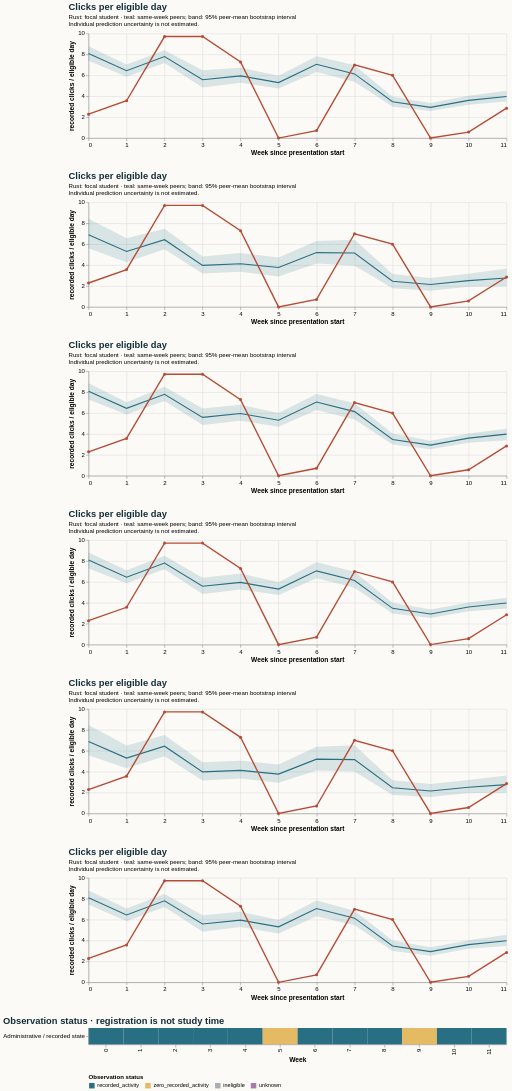

Write the Vega-Lite specification saved for this chart.
### Vega-Lite specification from a JSON file in a GitHub repository (floating-point values rounded to 4 significant figures)
{"$schema": "https://vega.github.io/schema/vega-lite/v5.20.1.json", "config": {"axis": {"labelFontSize": 11, "titleFontSize": 12}, "background": "#fbfaf7", "font": "sans-serif", "title": {"anchor": "start", "color": "#142e38", "fontSize": 17, "subtitleFontSize": 11}, "view": {"continuousHeight": 300, "continuousWidth": 300, "stroke": null}}, "datasets": {"data-0ff290b01b502d3b295c9d492772a56f": [{"end_day": 6, "focal_value": 2.286, "peer_ci_high": 8.786, "peer_ci_low": 7.403, "peer_mean": 8.09, "peer_observations": 1167, "peer_people": 1167, "reference": "course", "unit": "recorded clicks / eligible day", "week": 0}, {"end_day": 13, "focal_value": 3.571, "peer_ci_high": 7.049, "peer_ci_low": 5.858, "peer_mean": 6.449, "peer_observations": 1159, "peer_people": 1159, "reference": "course", "unit": "recorded clicks / eligible day", "week": 1}, {"end_day": 20, "focal_value": 9.714, "peer_ci_high": 8.393, "peer_ci_low": 7.177, "peer_mean": 7.8, "peer_observations": 1140, "peer_people": 1140, "reference": "course", "unit": "recorded clicks / eligible day", "week": 2}, {"end_day": 27, "focal_value": 9.714, "peer_ci_high": 6.478, "peer_ci_low": 4.83, "peer_mean": 5.586, "peer_observations": 1132, "peer_people": 1132, "reference": "course", "unit": "recorded clicks / eligible day", "week": 3}, {"end_day": 34, "focal_value": 7.286, "peer_ci_high": 6.722, "peer_ci_low": 5.292, "peer_mean": 5.952, "peer_observations": 1093, "peer_people": 1093, "reference": "course", "unit": "recorded clicks / eligible day", "week": 4}, {"end_day": 41, "focal_value": 0.0, "peer_ci_high": 5.959, "peer_ci_low": 4.741, "peer_mean": 5.31, "peer_observations": 1086, "peer_people": 1086, "reference": "course", "unit": "recorded clicks / eligible day", "week": 5}, {"end_day": 48, "focal_value": 0.7143, "peer_ci_high": 7.83, "peer_ci_low": 6.325, "peer_mean": 7.057, "peer_observations": 1075, "peer_people": 1075, "reference": "course", "unit": "recorded clicks / eligible day", "week": 6}, {"end_day": 55, "focal_value": 7.0, "peer_ci_high": 6.962, "peer_ci_low": 5.395, "peer_mean": 6.139, "peer_observations": 1059, "peer_people": 1059, "reference": "course", "unit": "recorded clicks / eligible day", "week": 7}, {"end_day": 62, "focal_value": 6.0, "peer_ci_high": 3.948, "peer_ci_low": 2.99, "peer_mean": 3.471, "peer_observations": 1049, "peer_people": 1049, "reference": "course", "unit": "recorded clicks / eligible day", "week": 8}, {"end_day": 69, "focal_value": 0.0, "peer_ci_high": 3.36, "peer_ci_low": 2.583, "peer_mean": 2.935, "peer_observations": 1032, "peer_people": 1032, "reference": "course", "unit": "recorded clicks / eligible day", "week": 9}, {"end_day": 76, "focal_value": 0.5714, "peer_ci_high": 4.055, "peer_ci_low": 3.177, "peer_mean": 3.602, "peer_observations": 1026, "peer_people": 1026, "reference": "course", "unit": "recorded clicks / eligible day", "week": 10}, {"end_day": 83, "focal_value": 2.857, "peer_ci_high": 4.536, "peer_ci_low": 3.494, "peer_mean": 3.979, "peer_observations": 1021, "peer_people": 1021, "reference": "course", "unit": "recorded clicks / eligible day", "week": 11}], "data-30dceae621a94b7dd534d373c995e54b": [{"end_day": 6, "focal_value": 2.286, "peer_ci_high": 8.845, "peer_ci_low": 7.306, "peer_mean": 8.09, "peer_observations": 1167, "peer_people": 1167, "reference": "early_stage", "unit": "recorded clicks / eligible day", "week": 0}, {"end_day": 13, "focal_value": 3.571, "peer_ci_high": 7.042, "peer_ci_low": 5.851, "peer_mean": 6.449, "peer_observations": 1159, "peer_people": 1159, "reference": "early_stage", "unit": "recorded clicks / eligible day", "week": 1}, {"end_day": 20, "focal_value": 9.714, "peer_ci_high": 8.521, "peer_ci_low": 7.148, "peer_mean": 7.8, "peer_observations": 1140, "peer_people": 1140, "reference": "early_stage", "unit": "recorded clicks / eligible day", "week": 2}, {"end_day": 27, "focal_value": 9.714, "peer_ci_high": 6.444, "peer_ci_low": 4.849, "peer_mean": 5.586, "peer_observations": 1132, "peer_people": 1132, "reference": "early_stage", "unit": "recorded clicks / eligible day", "week": 3}, {"end_day": 34, "focal_value": 7.286, "peer_ci_high": 6.797, "peer_ci_low": 5.254, "peer_mean": 5.952, "peer_observations": 1093, "peer_people": 1093, "reference": "early_stage", "unit": "recorded clicks / eligible day", "week": 4}, {"end_day": 41, "focal_value": 0.0, "peer_ci_high": 5.998, "peer_ci_low": 4.683, "peer_mean": 5.31, "peer_observations": 1086, "peer_people": 1086, "reference": "early_stage", "unit": "recorded clicks / eligible day", "week": 5}, {"end_day": 48, "focal_value": 0.7143, "peer_ci_high": 7.828, "peer_ci_low": 6.301, "peer_mean": 7.057, "peer_observations": 1075, "peer_people": 1075, "reference": "early_stage", "unit": "recorded clicks / eligible day", "week": 6}, {"end_day": 55, "focal_value": 7.0, "peer_ci_high": 6.934, "peer_ci_low": 5.388, "peer_mean": 6.139, "peer_observations": 1059, "peer_people": 1059, "reference": "early_stage", "unit": "recorded clicks / eligible day", "week": 7}, {"end_day": 62, "focal_value": 6.0, "peer_ci_high": 4.037, "peer_ci_low": 2.993, "peer_mean": 3.471, "peer_observations": 1049, "peer_people": 1049, "reference": "early_stage", "unit": "recorded clicks / eligible day", "week": 8}, {"end_day": 69, "focal_value": 0.0, "peer_ci_high": 3.345, "peer_ci_low": 2.531, "peer_mean": 2.935, "peer_observations": 1032, "peer_people": 1032, "reference": "early_stage", "unit": "recorded clicks / eligible day", "week": 9}, {"end_day": 76, "focal_value": 0.5714, "peer_ci_high": 4.052, "peer_ci_low": 3.158, "peer_mean": 3.602, "peer_observations": 1026, "peer_people": 1026, "reference": "early_stage", "unit": "recorded clicks / eligible day", "week": 10}, {"end_day": 83, "focal_value": 2.857, "peer_ci_high": 4.487, "peer_ci_low": 3.388, "peer_mean": 3.979, "peer_observations": 1021, "peer_people": 1021, "reference": "early_stage", "unit": "recorded clicks / eligible day", "week": 11}], "data-7531c1961b48da465ab9579e45e015e7": [{"end_day": 6, "focal_value": 2.286, "peer_ci_high": 8.808, "peer_ci_low": 7.276, "peer_mean": 8.09, "peer_observations": 1167, "peer_people": 1167, "reference": "course", "unit": "recorded clicks / eligible day", "week": 0}, {"end_day": 13, "focal_value": 3.571, "peer_ci_high": 7.108, "peer_ci_low": 5.871, "peer_mean": 6.449, "peer_observations": 1159, "peer_people": 1159, "reference": "course", "unit": "recorded clicks / eligible day", "week": 1}, {"end_day": 20, "focal_value": 9.714, "peer_ci_high": 8.499, "peer_ci_low": 7.22, "peer_mean": 7.8, "peer_observations": 1140, "peer_people": 1140, "reference": "course", "unit": "recorded clicks / eligible day", "week": 2}, {"end_day": 27, "focal_value": 9.714, "peer_ci_high": 6.4, "peer_ci_low": 4.835, "peer_mean": 5.586, "peer_observations": 1132, "peer_people": 1132, "reference": "course", "unit": "recorded clicks / eligible day", "week": 3}, {"end_day": 34, "focal_value": 7.286, "peer_ci_high": 6.813, "peer_ci_low": 5.265, "peer_mean": 5.952, "peer_observations": 1093, "peer_people": 1093, "reference": "course", "unit": "recorded clicks / eligible day", "week": 4}, {"end_day": 41, "focal_value": 0.0, "peer_ci_high": 5.971, "peer_ci_low": 4.741, "peer_mean": 5.31, "peer_observations": 1086, "peer_people": 1086, "reference": "course", "unit": "recorded clicks / eligible day", "week": 5}, {"end_day": 48, "focal_value": 0.7143, "peer_ci_high": 7.886, "peer_ci_low": 6.34, "peer_mean": 7.057, "peer_observations": 1075, "peer_people": 1075, "reference": "course", "unit": "recorded clicks / eligible day", "week": 6}, {"end_day": 55, "focal_value": 7.0, "peer_ci_high": 6.969, "peer_ci_low": 5.451, "peer_mean": 6.139, "peer_observations": 1059, "peer_people": 1059, "reference": "course", "unit": "recorded clicks / eligible day", "week": 7}, {"end_day": 62, "focal_value": 6.0, "peer_ci_high": 4.014, "peer_ci_low": 2.974, "peer_mean": 3.471, "peer_observations": 1049, "peer_people": 1049, "reference": "course", "unit": "recorded clicks / eligible day", "week": 8}, {"end_day": 69, "focal_value": 0.0, "peer_ci_high": 3.353, "peer_ci_low": 2.555, "peer_mean": 2.935, "peer_observations": 1032, "peer_people": 1032, "reference": "course", "unit": "recorded clicks / eligible day", "week": 9}, {"end_day": 76, "focal_value": 0.5714, "peer_ci_high": 4.033, "peer_ci_low": 3.191, "peer_mean": 3.602, "peer_observations": 1026, "peer_people": 1026, "reference": "course", "unit": "recorded clicks / eligible day", "week": 10}, {"end_day": 83, "focal_value": 2.857, "peer_ci_high": 4.495, "peer_ci_low": 3.444, "peer_mean": 3.979, "peer_observations": 1021, "peer_people": 1021, "reference": "course", "unit": "recorded clicks / eligible day", "week": 11}], "data-b75d4d00b45201fa4f4a6821a28b35b8": [{"end_day": 6, "focal_value": 2.286, "peer_ci_high": 8.439, "peer_ci_low": 5.62, "peer_mean": 6.896, "peer_observations": 234, "peer_people": 234, "reference": "same_prior_attempt", "unit": "recorded clicks / eligible day", "week": 0}, {"end_day": 13, "focal_value": 3.571, "peer_ci_high": 6.561, "peer_ci_low": 4.27, "peer_mean": 5.299, "peer_observations": 231, "peer_people": 231, "reference": "same_prior_attempt", "unit": "recorded clicks / eligible day", "week": 1}, {"end_day": 20, "focal_value": 9.714, "peer_ci_high": 7.47, "peer_ci_low": 5.513, "peer_mean": 6.433, "peer_observations": 224, "peer_people": 224, "reference": "same_prior_attempt", "unit": "recorded clicks / eligible day", "week": 2}, {"end_day": 27, "focal_value": 9.714, "peer_ci_high": 4.827, "peer_ci_low": 3.186, "peer_mean": 3.976, "peer_observations": 224, "peer_people": 224, "reference": "same_prior_attempt", "unit": "recorded clicks / eligible day", "week": 3}, {"end_day": 34, "focal_value": 7.286, "peer_ci_high": 5.157, "peer_ci_low": 3.358, "peer_mean": 4.123, "peer_observations": 218, "peer_people": 218, "reference": "same_prior_attempt", "unit": "recorded clicks / eligible day", "week": 4}, {"end_day": 41, "focal_value": 0.0, "peer_ci_high": 4.729, "peer_ci_low": 2.91, "peer_mean": 3.769, "peer_observations": 215, "peer_people": 215, "reference": "same_prior_attempt", "unit": "recorded clicks / eligible day", "week": 5}, {"end_day": 48, "focal_value": 0.7143, "peer_ci_high": 6.297, "peer_ci_low": 4.165, "peer_mean": 5.198, "peer_observations": 211, "peer_people": 211, "reference": "same_prior_attempt", "unit": "recorded clicks / eligible day", "week": 6}, {"end_day": 55, "focal_value": 7.0, "peer_ci_high": 6.425, "peer_ci_low": 3.949, "peer_mean": 5.153, "peer_observations": 206, "peer_people": 206, "reference": "same_prior_attempt", "unit": "recorded clicks / eligible day", "week": 7}, {"end_day": 62, "focal_value": 6.0, "peer_ci_high": 3.154, "peer_ci_low": 1.791, "peer_mean": 2.456, "peer_observations": 204, "peer_people": 204, "reference": "same_prior_attempt", "unit": "recorded clicks / eligible day", "week": 8}, {"end_day": 69, "focal_value": 0.0, "peer_ci_high": 2.765, "peer_ci_low": 1.546, "peer_mean": 2.147, "peer_observations": 201, "peer_people": 201, "reference": "same_prior_attempt", "unit": "recorded clicks / eligible day", "week": 9}, {"end_day": 76, "focal_value": 0.5714, "peer_ci_high": 3.181, "peer_ci_low": 1.926, "peer_mean": 2.512, "peer_observations": 199, "peer_people": 199, "reference": "same_prior_attempt", "unit": "recorded clicks / eligible day", "week": 10}, {"end_day": 83, "focal_value": 2.857, "peer_ci_high": 3.685, "peer_ci_low": 1.979, "peer_mean": 2.76, "peer_observations": 198, "peer_people": 198, "reference": "same_prior_attempt", "unit": "recorded clicks / eligible day", "week": 11}], "data-d2ed46b7e3e14131b96ea57fcd3b75c5": [{"end_day": 6, "focal_value": 2.286, "peer_ci_high": 8.796, "peer_ci_low": 7.451, "peer_mean": 8.09, "peer_observations": 1167, "peer_people": 1167, "reference": "early_stage", "unit": "recorded clicks / eligible day", "week": 0}, {"end_day": 13, "focal_value": 3.571, "peer_ci_high": 7.065, "peer_ci_low": 5.843, "peer_mean": 6.449, "peer_observations": 1159, "peer_people": 1159, "reference": "early_stage", "unit": "recorded clicks / eligible day", "week": 1}, {"end_day": 20, "focal_value": 9.714, "peer_ci_high": 8.439, "peer_ci_low": 7.212, "peer_mean": 7.8, "peer_observations": 1140, "peer_people": 1140, "reference": "early_stage", "unit": "recorded clicks / eligible day", "week": 2}, {"end_day": 27, "focal_value": 9.714, "peer_ci_high": 6.42, "peer_ci_low": 4.831, "peer_mean": 5.586, "peer_observations": 1132, "peer_people": 1132, "reference": "early_stage", "unit": "recorded clicks / eligible day", "week": 3}, {"end_day": 34, "focal_value": 7.286, "peer_ci_high": 6.748, "peer_ci_low": 5.293, "peer_mean": 5.952, "peer_observations": 1093, "peer_people": 1093, "reference": "early_stage", "unit": "recorded clicks / eligible day", "week": 4}, {"end_day": 41, "focal_value": 0.0, "peer_ci_high": 5.973, "peer_ci_low": 4.668, "peer_mean": 5.31, "peer_observations": 1086, "peer_people": 1086, "reference": "early_stage", "unit": "recorded clicks / eligible day", "week": 5}, {"end_day": 48, "focal_value": 0.7143, "peer_ci_high": 7.835, "peer_ci_low": 6.314, "peer_mean": 7.057, "peer_observations": 1075, "peer_people": 1075, "reference": "early_stage", "unit": "recorded clicks / eligible day", "week": 6}, {"end_day": 55, "focal_value": 7.0, "peer_ci_high": 6.845, "peer_ci_low": 5.462, "peer_mean": 6.139, "peer_observations": 1059, "peer_people": 1059, "reference": "early_stage", "unit": "recorded clicks / eligible day", "week": 7}, {"end_day": 62, "focal_value": 6.0, "peer_ci_high": 3.994, "peer_ci_low": 2.988, "peer_mean": 3.471, "peer_observations": 1049, "peer_people": 1049, "reference": "early_stage", "unit": "recorded clicks / eligible day", "week": 8}, {"end_day": 69, "focal_value": 0.0, "peer_ci_high": 3.356, "peer_ci_low": 2.538, "peer_mean": 2.935, "peer_observations": 1032, "peer_people": 1032, "reference": "early_stage", "unit": "recorded clicks / eligible day", "week": 9}, {"end_day": 76, "focal_value": 0.5714, "peer_ci_high": 4.033, "peer_ci_low": 3.204, "peer_mean": 3.602, "peer_observations": 1026, "peer_people": 1026, "reference": "early_stage", "unit": "recorded clicks / eligible day", "week": 10}, {"end_day": 83, "focal_value": 2.857, "peer_ci_high": 4.552, "peer_ci_low": 3.462, "peer_mean": 3.979, "peer_observations": 1021, "peer_people": 1021, "reference": "early_stage", "unit": "recorded clicks / eligible day", "week": 11}], "data-da0a8e455eddeae274cc1a36a0759692": [{"eligible_days": 7.0, "end_day": 6, "logging_completeness": "unknown", "observation_status": "recorded_activity", "row": "Administrative / recorded state", "score_status": "withheld_release_time_unknown", "start_day": 0, "value": 2.286, "week": 0}, {"eligible_days": 7.0, "end_day": 13, "logging_completeness": "unknown", "observation_status": "recorded_activity", "row": "Administrative / recorded state", "score_status": "withheld_release_time_unknown", "start_day": 7, "value": 3.571, "week": 1}, {"eligible_days": 7.0, "end_day": 20, "logging_completeness": "unknown", "observation_status": "recorded_activity", "row": "Administrative / recorded state", "score_status": "withheld_release_time_unknown", "start_day": 14, "value": 9.714, "week": 2}, {"eligible_days": 7.0, "end_day": 27, "logging_completeness": "unknown", "observation_status": "recorded_activity", "row": "Administrative / recorded state", "score_status": "withheld_release_time_unknown", "start_day": 21, "value": 9.714, "week": 3}, {"eligible_days": 7.0, "end_day": 34, "logging_completeness": "unknown", "observation_status": "recorded_activity", "row": "Administrative / recorded state", "score_status": "withheld_release_time_unknown", "start_day": 28, "value": 7.286, "week": 4}, {"eligible_days": 7.0, "end_day": 41, "logging_completeness": "unknown", "observation_status": "zero_recorded_activity", "row": "Administrative / recorded state", "score_status": "withheld_release_time_unknown", "start_day": 35, "value": 0.0, "week": 5}, {"eligible_days": 7.0, "end_day": 48, "logging_completeness": "unknown", "observation_status": "recorded_activity", "row": "Administrative / recorded state", "score_status": "withheld_release_time_unknown", "start_day": 42, "value": 0.7143, "week": 6}, {"eligible_days": 7.0, "end_day": 55, "logging_completeness": "unknown", "observation_status": "recorded_activity", "row": "Administrative / recorded state", "score_status": "withheld_release_time_unknown", "start_day": 49, "value": 7.0, "week": 7}, {"eligible_days": 7.0, "end_day": 62, "logging_completeness": "unknown", "observation_status": "recorded_activity", "row": "Administrative / recorded state", "score_status": "withheld_release_time_unknown", "start_day": 56, "value": 6.0, "week": 8}, {"eligible_days": 7.0, "end_day": 69, "logging_completeness": "unknown", "observation_status": "zero_recorded_activity", "row": "Administrative / recorded state", "score_status": "withheld_release_time_unknown", "start_day": 63, "value": 0.0, "week": 9}, {"eligible_days": 7.0, "end_day": 76, "logging_completeness": "unknown", "observation_status": "recorded_activity", "row": "Administrative / recorded state", "score_status": "withheld_release_time_unknown", "start_day": 70, "value": 0.5714, "week": 10}, {"eligible_days": 7.0, "end_day": 83, "logging_completeness": "unknown", "observation_status": "recorded_activity", "row": "Administrative / recorded state", "score_status": "withheld_release_time_unknown", "start_day": 77, "value": 2.857, "week": 11}], "data-fd925cce9e445556ce73ef663c959104": [{"end_day": 6, "focal_value": 2.286, "peer_ci_high": 8.461, "peer_ci_low": 5.567, "peer_mean": 6.896, "peer_observations": 234, "peer_people": 234, "reference": "same_prior_attempt", "unit": "recorded clicks / eligible day", "week": 0}, {"end_day": 13, "focal_value": 3.571, "peer_ci_high": 6.499, "peer_ci_low": 4.314, "peer_mean": 5.299, "peer_observations": 231, "peer_people": 231, "reference": "same_prior_attempt", "unit": "recorded clicks / eligible day", "week": 1}, {"end_day": 20, "focal_value": 9.714, "peer_ci_high": 7.501, "peer_ci_low": 5.473, "peer_mean": 6.433, "peer_observations": 224, "peer_people": 224, "reference": "same_prior_attempt", "unit": "recorded clicks / eligible day", "week": 2}, {"end_day": 27, "focal_value": 9.714, "peer_ci_high": 4.898, "peer_ci_low": 3.16, "peer_mean": 3.976, "peer_observations": 224, "peer_people": 224, "reference": "same_prior_attempt", "unit": "recorded clicks / eligible day", "week": 3}, {"end_day": 34, "focal_value": 7.286, "peer_ci_high": 5.042, "peer_ci_low": 3.341, "peer_mean": 4.123, "peer_observations": 218, "peer_people": 218, "reference": "same_prior_attempt", "unit": "recorded clicks / eligible day", "week": 4}, {"end_day": 41, "focal_value": 0.0, "peer_ci_high": 4.678, "peer_ci_low": 2.945, "peer_mean": 3.769, "peer_observations": 215, "peer_people": 215, "reference": "same_prior_attempt", "unit": "recorded clicks / eligible day", "week": 5}, {"end_day": 48, "focal_value": 0.7143, "peer_ci_high": 6.393, "peer_ci_low": 4.109, "peer_mean": 5.198, "peer_observations": 211, "peer_people": 211, "reference": "same_prior_attempt", "unit": "recorded clicks / eligible day", "week": 6}, {"end_day": 55, "focal_value": 7.0, "peer_ci_high": 6.529, "peer_ci_low": 4.026, "peer_mean": 5.153, "peer_observations": 206, "peer_people": 206, "reference": "same_prior_attempt", "unit": "recorded clicks / eligible day", "week": 7}, {"end_day": 62, "focal_value": 6.0, "peer_ci_high": 3.179, "peer_ci_low": 1.772, "peer_mean": 2.456, "peer_observations": 204, "peer_people": 204, "reference": "same_prior_attempt", "unit": "recorded clicks / eligible day", "week": 8}, {"end_day": 69, "focal_value": 0.0, "peer_ci_high": 2.818, "peer_ci_low": 1.57, "peer_mean": 2.147, "peer_observations": 201, "peer_people": 201, "reference": "same_prior_attempt", "unit": "recorded clicks / eligible day", "week": 9}, {"end_day": 76, "focal_value": 0.5714, "peer_ci_high": 3.198, "peer_ci_low": 1.96, "peer_mean": 2.512, "peer_observations": 199, "peer_people": 199, "reference": "same_prior_attempt", "unit": "recorded clicks / eligible day", "week": 10}, {"end_day": 83, "focal_value": 2.857, "peer_ci_high": 3.62, "peer_ci_low": 1.976, "peer_mean": 2.76, "peer_observations": 198, "peer_people": 198, "reference": "same_prior_attempt", "unit": "recorded clicks / eligible day", "week": 11}]}, "resolve": {"scale": {"color": "independent"}}, "spacing": 28, "vconcat": [{"data": {"name": "data-0ff290b01b502d3b295c9d492772a56f"}, "height": 190, "layer": [{"encoding": {"x": {"axis": {"tickMinStep": 1}, "field": "week", "title": "Week since presentation start", "type": "quantitative"}, "y": {"field": "peer_ci_low", "scale": {"zero": true}, "title": "recorded clicks / eligible day", "type": "quantitative"}, "y2": {"field": "peer_ci_high"}}, "mark": {"color": "#286f83", "opacity": 0.16, "type": "area"}}, {"encoding": {"tooltip": [{"field": "week", "type": "quantitative"}, {"field": "peer_mean", "type": "quantitative"}, {"field": "peer_people", "type": "quantitative"}, {"field": "peer_observations", "type": "quantitative"}], "x": {"field": "week", "type": "quantitative"}, "y": {"field": "peer_mean", "type": "quantitative"}}, "mark": {"color": "#286f83", "strokeWidth": 2, "type": "line"}}, {"encoding": {"tooltip": [{"field": "week", "type": "quantitative"}, {"field": "focal_value", "type": "quantitative"}], "x": {"field": "week", "type": "quantitative"}, "y": {"field": "focal_value", "type": "quantitative"}}, "mark": {"color": "#b64c35", "point": {"color": "#b64c35"}, "strokeWidth": 2.5, "type": "line"}}], "title": {"subtitle": ["Rust: focal student · teal: same-week peers; band: 95% peer-mean bootstrap interval", "Individual prediction uncertainty is not estimated."], "text": "Clicks per eligible day"}, "width": 760}, {"data": {"name": "data-b75d4d00b45201fa4f4a6821a28b35b8"}, "height": 190, "layer": [{"encoding": {"x": {"axis": {"tickMinStep": 1}, "field": "week", "title": "Week since presentation start", "type": "quantitative"}, "y": {"field": "peer_ci_low", "scale": {"zero": true}, "title": "recorded clicks / eligible day", "type": "quantitative"}, "y2": {"field": "peer_ci_high"}}, "mark": {"color": "#286f83", "opacity": 0.16, "type": "area"}}, {"encoding": {"tooltip": [{"field": "week", "type": "quantitative"}, {"field": "peer_mean", "type": "quantitative"}, {"field": "peer_people", "type": "quantitative"}, {"field": "peer_observations", "type": "quantitative"}], "x": {"field": "week", "type": "quantitative"}, "y": {"field": "peer_mean", "type": "quantitative"}}, "mark": {"color": "#286f83", "strokeWidth": 2, "type": "line"}}, {"encoding": {"tooltip": [{"field": "week", "type": "quantitative"}, {"field": "focal_value", "type": "quantitative"}], "x": {"field": "week", "type": "quantitative"}, "y": {"field": "focal_value", "type": "quantitative"}}, "mark": {"color": "#b64c35", "point": {"color": "#b64c35"}, "strokeWidth": 2.5, "type": "line"}}], "title": {"subtitle": ["Rust: focal student · teal: same-week peers; band: 95% peer-mean bootstrap interval", "Individual prediction uncertainty is not estimated."], "text": "Clicks per eligible day"}, "width": 760}, {"data": {"name": "data-30dceae621a94b7dd534d373c995e54b"}, "height": 190, "layer": [{"encoding": {"x": {"axis": {"tickMinStep": 1}, "field": "week", "title": "Week since presentation start", "type": "quantitative"}, "y": {"field": "peer_ci_low", "scale": {"zero": true}, "title": "recorded clicks / eligible day", "type": "quantitative"}, "y2": {"field": "peer_ci_high"}}, "mark": {"color": "#286f83", "opacity": 0.16, "type": "area"}}, {"encoding": {"tooltip": [{"field": "week", "type": "quantitative"}, {"field": "peer_mean", "type": "quantitative"}, {"field": "peer_people", "type": "quantitative"}, {"field": "peer_observations", "type": "quantitative"}], "x": {"field": "week", "type": "quantitative"}, "y": {"field": "peer_mean", "type": "quantitative"}}, "mark": {"color": "#286f83", "strokeWidth": 2, "type": "line"}}, {"encoding": {"tooltip": [{"field": "week", "type": "quantitative"}, {"field": "focal_value", "type": "quantitative"}], "x": {"field": "week", "type": "quantitative"}, "y": {"field": "focal_value", "type": "quantitative"}}, "mark": {"color": "#b64c35", "point": {"color": "#b64c35"}, "strokeWidth": 2.5, "type": "line"}}], "title": {"subtitle": ["Rust: focal student · teal: same-week peers; band: 95% peer-mean bootstrap interval", "Individual prediction uncertainty is not estimated."], "text": "Clicks per eligible day"}, "width": 760}, {"data": {"name": "data-7531c1961b48da465ab9579e45e015e7"}, "height": 190, "layer": [{"encoding": {"x": {"axis": {"tickMinStep": 1}, "field": "week", "title": "Week since presentation start", "type": "quantitative"}, "y": {"field": "peer_ci_low", "scale": {"zero": true}, "title": "recorded clicks / eligible day", "type": "quantitative"}, "y2": {"field": "peer_ci_high"}}, "mark": {"color": "#286f83", "opacity": 0.16, "type": "area"}}, {"encoding": {"tooltip": [{"field": "week", "type": "quantitative"}, {"field": "peer_mean", "type": "quantitative"}, {"field": "peer_people", "type": "quantitative"}, {"field": "peer_observations", "type": "quantitative"}], "x": {"field": "week", "type": "quantitative"}, "y": {"field": "peer_mean", "type": "quantitative"}}, "mark": {"color": "#286f83", "strokeWidth": 2, "type": "line"}}, {"encoding": {"tooltip": [{"field": "week", "type": "quantitative"}, {"field": "focal_value", "type": "quantitative"}], "x": {"field": "week", "type": "quantitative"}, "y": {"field": "focal_value", "type": "quantitative"}}, "mark": {"color": "#b64c35", "point": {"color": "#b64c35"}, "strokeWidth": 2.5, "type": "line"}}], "title": {"subtitle": ["Rust: focal student · teal: same-week peers; band: 95% peer-mean bootstrap interval", "Individual prediction uncertainty is not estimated."], "text": "Clicks per eligible day"}, "width": 760}, {"data": {"name": "data-fd925cce9e445556ce73ef663c959104"}, "height": 190, "layer": [{"encoding": {"x": {"axis": {"tickMinStep": 1}, "field": "week", "title": "Week since presentation start", "type": "quantitative"}, "y": {"field": "peer_ci_low", "scale": {"zero": true}, "title": "recorded clicks / eligible day", "type": "quantitative"}, "y2": {"field": "peer_ci_high"}}, "mark": {"color": "#286f83", "opacity": 0.16, "type": "area"}}, {"encoding": {"tooltip": [{"field": "week", "type": "quantitative"}, {"field": "peer_mean", "type": "quantitative"}, {"field": "peer_people", "type": "quantitative"}, {"field": "peer_observations", "type": "quantitative"}], "x": {"field": "week", "type": "quantitative"}, "y": {"field": "peer_mean", "type": "quantitative"}}, "mark": {"color": "#286f83", "strokeWidth": 2, "type": "line"}}, {"encoding": {"tooltip": [{"field": "week", "type": "quantitative"}, {"field": "focal_value", "type": "quantitative"}], "x": {"field": "week", "type": "quantitative"}, "y": {"field": "focal_value", "type": "quantitative"}}, "mark": {"color": "#b64c35", "point": {"color": "#b64c35"}, "strokeWidth": 2.5, "type": "line"}}], "title": {"subtitle": ["Rust: focal student · teal: same-week peers; band: 95% peer-mean bootstrap interval", "Individual prediction uncertainty is not estimated."], "text": "Clicks per eligible day"}, "width": 760}, {"data": {"name": "data-d2ed46b7e3e14131b96ea57fcd3b75c5"}, "height": 190, "layer": [{"encoding": {"x": {"axis": {"tickMinStep": 1}, "field": "week", "title": "Week since presentation start", "type": "quantitative"}, "y": {"field": "peer_ci_low", "scale": {"zero": true}, "title": "recorded clicks / eligible day", "type": "quantitative"}, "y2": {"field": "peer_ci_high"}}, "mark": {"color": "#286f83", "opacity": 0.16, "type": "area"}}, {"encoding": {"tooltip": [{"field": "week", "type": "quantitative"}, {"field": "peer_mean", "type": "quantitative"}, {"field": "peer_people", "type": "quantitative"}, {"field": "peer_observations", "type": "quantitative"}], "x": {"field": "week", "type": "quantitative"}, "y": {"field": "peer_mean", "type": "quantitative"}}, "mark": {"color": "#286f83", "strokeWidth": 2, "type": "line"}}, {"encoding": {"tooltip": [{"field": "week", "type": "quantitative"}, {"field": "focal_value", "type": "quantitative"}], "x": {"field": "week", "type": "quantitative"}, "y": {"field": "focal_value", "type": "quantitative"}}, "mark": {"color": "#b64c35", "point": {"color": "#b64c35"}, "strokeWidth": 2.5, "type": "line"}}], "title": {"subtitle": ["Rust: focal student · teal: same-week peers; band: 95% peer-mean bootstrap interval", "Individual prediction uncertainty is not estimated."], "text": "Clicks per eligible day"}, "width": 760}, {"data": {"name": "data-da0a8e455eddeae274cc1a36a0759692"}, "encoding": {"color": {"field": "observation_status", "legend": {"labelLimit": 260, "orient": "bottom"}, "scale": {"domain": ["recorded_activity", "zero_recorded_activity", "ineligible", "unknown"], "range": ["#286f83", "#e4bb64", "#aaaeb3", "#ac78a5"]}, "title": "Observation status", "type": "nominal"}, "tooltip": [{"field": "week", "type": "quantitative"}, {"field": "eligible_days", "type": "quantitative"}, {"field": "observation_status", "type": "nominal"}, {"field": "logging_completeness", "type": "nominal"}], "x": {"field": "week", "title": "Week", "type": "ordinal"}, "y": {"field": "row", "title": null, "type": "nominal"}}, "height": 30, "mark": {"type": "rect"}, "title": "Observation status · registration is not study time", "width": 760}]}
